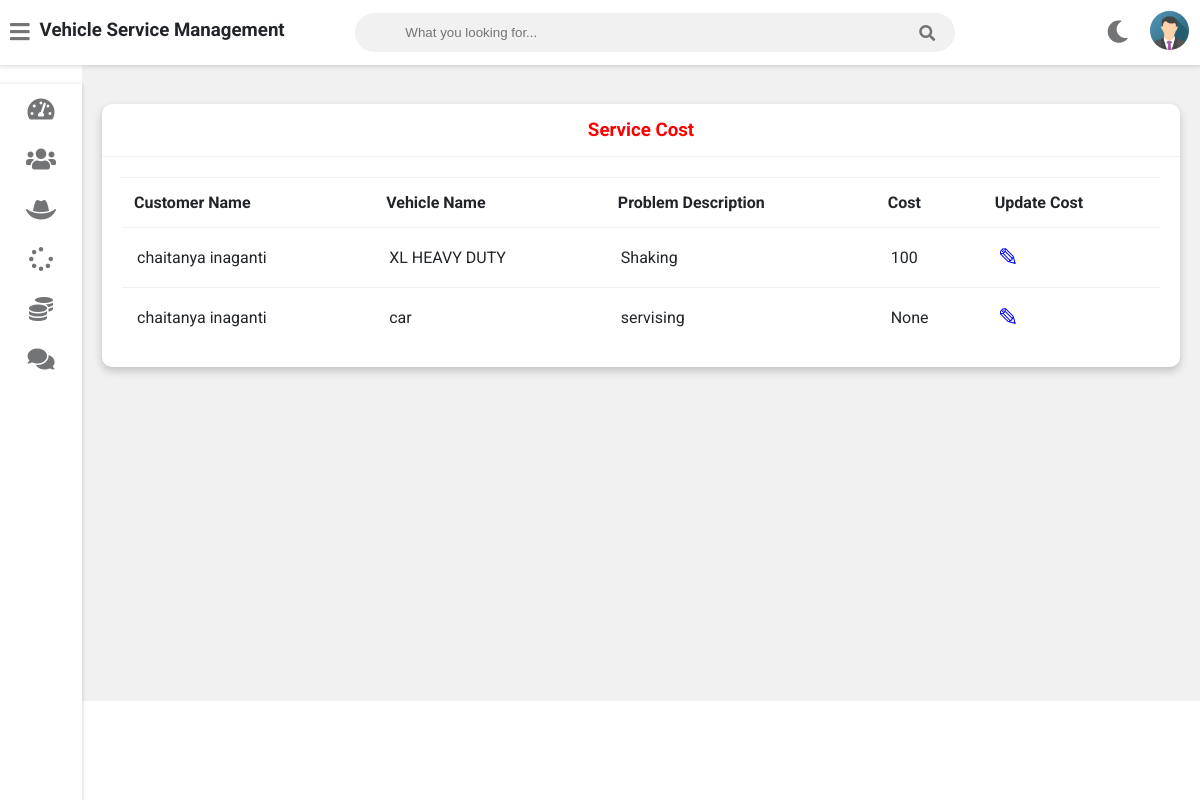
The page /admin-view-service-cost (signed in) on the database its author committed.
### vehicleserviceapp/models.py (models this page shows, shortened)
class Customer(models.Model):
    user=models.OneToOneField(User,on_delete=models.CASCADE)
    profile_pic= models.ImageField(upload_to='profile_pic/CustomerProfilePic/',null=True,blank=True)
    address = models.CharField(max_length=40)
    mobile = models.CharField(max_length=20,null=False)
    @property
    def get_name(self):
        return self.user.first_name+" "+self.user.last_name
    def __str__(self):
        return self.user.first_name

class Request(models.Model):
    cat=(('two wheeler with gear','two wheeler with gear'),('two wheeler without gear','two wheeler without gear'),('three wheeler','three wheeler'),('four wheeler','four wheeler'))
    category=models.CharField(max_length=50,choices=cat)
    vehicle_no=models.PositiveIntegerField(null=False)
    vehicle_name = models.CharField(max_length=40,null=False)
    vehicle_model = models.CharField(max_length=40,null=False)
    vehicle_brand = models.CharField(max_length=40,null=False)
    problem_description = models.CharField(max_length=500,null=False)
    date=models.DateField(auto_now=True)
    cost=models.PositiveIntegerField(null=True)
    customer=models.ForeignKey('Customer', on_delete=models.CASCADE,null=True)
    mechanic=models.ForeignKey('Mechanic',on_delete=models.CASCADE,null=True)
    stat=(('Pending','Pending'),('Approved','Approved'),('Repairing','Repairing'),('Repairing Done','Repairing Done'),('Released','Released'))
    status=models.CharField(max_length=50,choices=stat,default='Pending',null=True)

### vehicleserviceapp/views.py (the view)
# urls.py: path('admin-view-service-cost',views.admin_view_service_cost_view,name='admin-view-service-cost'),
@login_required(login_url='adminlogin')
def admin_view_service_cost_view(request):
    enquiry=models.Request.objects.all().order_by('-id')
    customers=[]
    for enq in enquiry:
        customer=models.Customer.objects.get(id=enq.customer_id)
        customers.append(customer)
    print(customers)
    return render(request,'vehicle/admin_view_service_cost.html',{'data':zip(customers,enquiry)})

### templates/vehicle/admin_view_service_cost.html
{% extends 'vehicle/adminbase.html' %}
{% block content %}
	<div class="wrapper">
		<div class="row">
			<div class="col-12 col-m-12 col-sm-12">
				<div class="card">
					<div class="card-header">
						<h3 style="color:red; text-align:center" >Service Cost
						</h3>
					</div>
					<div class="card-content">
						<table>
							<thead>
                <tr>
                  <th>Customer Name</th>
                  <th>Vehicle Name</th>
                  <th>Problem Description</th>
                  <th>Cost</th>
                  <th>Update Cost</th>
                </tr>
							</thead>
							<tbody>
                {% for c,r in data %}
                <tr>
                  <td> {{c.get_name}}</td>
                  <td> {{r.vehicle_name}}</td>
                  <td>{{r.problem_description}}</td>
                  <td>{{r.cost}}</td>
                  <td><a  style="color:blue; text-decoration:none;font-size:25px;" href="{% url 'update-cost' r.id  %}">&#9998;</a></td>
                </tr>
                {% endfor %}
							</tbody>
						</table>
					</div>
				</div>
			</div>
		</div>
<br><br><br><br><br><br><br><br><br><br><br><br><br><br><br><br>
	</div>
{% endblock content %}

### static/style.css (style rules this page uses)
:root { --primary-color: #4834d4; --success-color: #6ab04c; --warning-color: #f0932b; --danger-color: #eb4d4b; --light-color: #212529; --light-second-color: #727475; --light-background: #ffffff; --light-second-background: #f1f1f1; --dark-color: #909090; --dark-second-color: #f5f6fa; --dark-background: #23242D; --dark-second-background: #181818; }
.light { --main-bg-color: var(--light-background); --second-bg-color: var(--light-second-background); --main-color: var(--light-color); --second-color: var(--light-second-color); }
* { box-sizing: border-box; }
body { font-family: 'Roboto', sans-serif; background: var(--main-bg-color); color: var(--main-color); margin: 0; }
.wrapper { padding: 10px; margin-left: 82px; padding-top: 75px; background: var(--second-bg-color); transition: margin-left .5s; }
.row { display: flex; flex-wrap: wrap; flex-direction: row; }
.row:after, .row:before { box-sizing: border-box; }
[class*="col-"] { padding: 10px; }
@media only screen and (min-width: 600px) { .col-sm-12 { width: 100%; } }
@media only screen and (min-width: 768px) { .col-m-12 { width: 100%; } }
@media only screen and (min-width: 992px) { .col-12 { width: 100%; } }
.card { background: var(--main-bg-color); color: var(--main-color); border-radius: 10px; margin-bottom: 10px; box-shadow: 0 4px 8px 0 rgba(0,0,0,0.2); }
.card-header { padding: 15px 30px; border-bottom: 1px solid var(--second-bg-color); position: relative; }
.card-header h3 { margin: 0; }
.card-content { padding: 20px; overflow-x: auto; }
table { border-collapse: collapse; width: 100%; }
table td { border-top: 1px solid var(--second-bg-color); padding: 15px; }
table th { border-top: 1px solid var(--second-bg-color); border-bottom: 1px solid var(--second-bg-color); padding: 15px 12px; text-align: left; }

### rows shown on the page
Customer: get_name "chaitanya inaganti", vehicle_name "XL HEAVY DUTY", problem_description "Shaking", cost "100", vehicle_name "car", problem_description "servising", cost "None"
